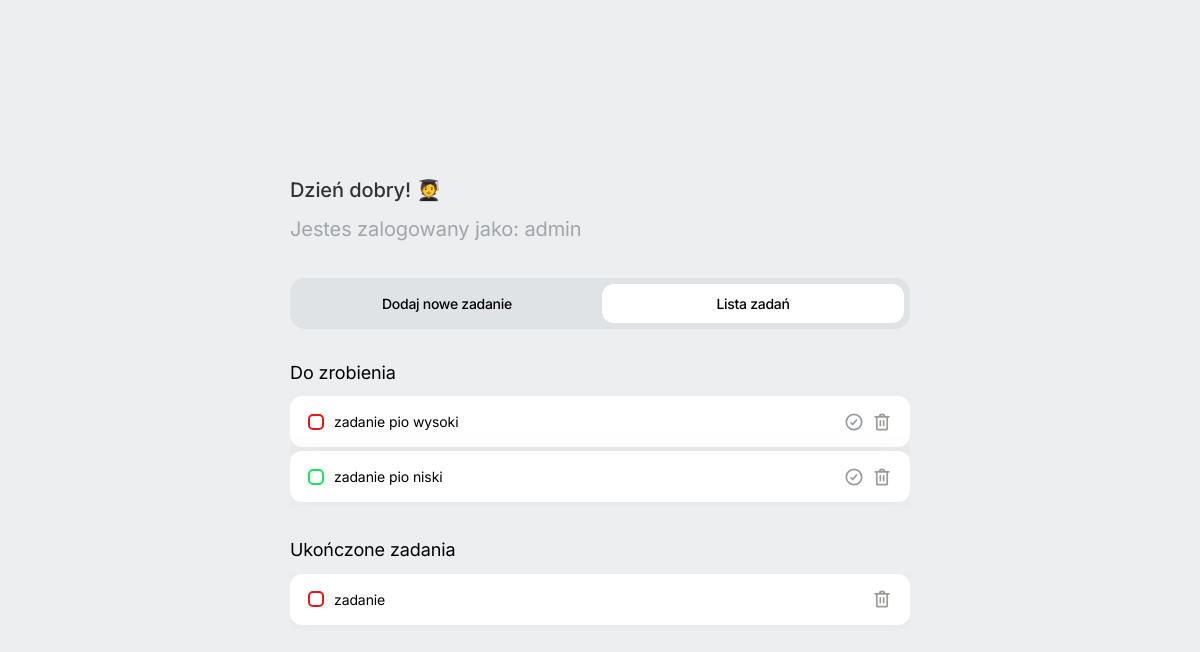
The app's page / (signed in), older data.
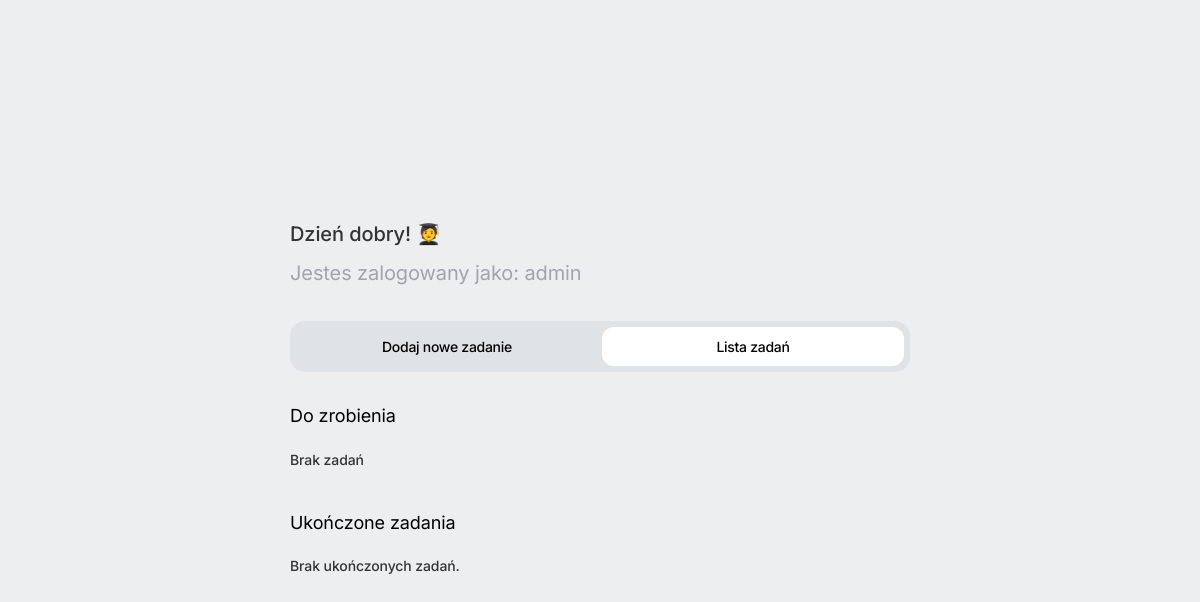
The same page, newer data.
### todo_app/models.py (models this page shows, shortened)
class Task(models.Model):
    title = models.CharField(max_length=255)
    priority = models.ForeignKey(
        Priority, on_delete=models.CASCADE)
    is_completed = models.BooleanField(default=False)
    created_at = models.DateTimeField(auto_now_add=True)

### todo_app/views.py (the view)
# urls.py: path('', task_list, name='task_list'),
@login_required
def task_list(request):
    if not request.user.is_superuser:
        return redirect('login')
    tasks = Task.objects.filter(is_completed=False)
    completed_tasks = Task.objects.filter(is_completed=True)
    return render(request, 'task_list.html', {
        'tasks': tasks,
        'completed_tasks': completed_tasks,
        'user_type': 'admin'
    })

### templates/task_list.html (shortened to what this page needs)
{% extends 'base.html' %}
{% block content %}
<div class="task-container">
    <h2>Dzień dobry! 🧑‍🎓</h2>
    <p>Jestes zalogowany jako: {{user_type}}</p>
    <div class="task-actions">
        <a href="{% url 'task_create' %}" class="button {% if request.path == '/create/' %}active{% endif %}">Dodaj nowe zadanie</a>
        <a href="{% url 'task_list' %}" class="button {% if request.path == '/' %}active{% endif %}">Lista zadań</a>
    </div>
    <h3>Do zrobienia</h3>
    {% if tasks %}
    <ul>
        {% for task in tasks %}
            <li class="task-item">
                <p>
                    {% if task.priority.level == 'Low' %}
                        <svg width="16" height="16" viewBox="0 0 16 16" fill="none" xmlns="http://www.w3.org/2000/svg">
                            <rect x="1" y="1" width="14" height="14" rx="4" fill="white"/>
                            <rect x="1" y="1" width="14" height="14" rx="4" stroke="#16E859" stroke-width="2"/>
                        </svg>
                    {% else %}
                        <svg width="16" height="16" viewBox="0 0 16 16" fill="none" xmlns="http://www.w3.org/2000/svg">
                            <rect x="1" y="1" width="14" height="14" rx="4" fill="white"/>
                            <rect x="1" y="1" width="14" height="14" rx="4" stroke="#E81717" stroke-width="2"/>
                        </svg>
                    {% endif %}
                    {{ task.title }}
                </p>
                <div class="actions">
                    <form method="post" action="{% url 'task_complete' task.id %}" style="display:inline;">
                        <button class="icon-button" type="submit">
                        </button>
                    </form>
                    <form method="post" action="{% url 'task_delete' task.id %}" style="display:inline;">
                        <button class="icon-button" type="submit"></button>
                    </form>
                </div>
            </li>
        {% endfor %}
    </ul>
    {% else %}
    <p class="empty-state">Brak zadań</p>
    {% endif %}
    <h3>Ukończone zadania</h3>
    {% if completed_tasks %}
    <ul>
        {% for task in completed_tasks %}
            <li class="task-item">
                <p>
                    {% if task.priority.level == 'Low' %}
                        <svg width="16" height="16" viewBox="0 0 16 16" fill="none" xmlns="http://www.w3.org/2000/svg">
                            <rect x="1" y="1" width="14" height="14" rx="4" fill="white"/>
                            <rect x="1" y="1" width="14" height="14" rx="4" stroke="#16E859" stroke-width="2"/>
                        </svg>
                    {% else %}
                        <svg width="16" height="16" viewBox="0 0 16 16" fill="none" xmlns="http://www.w3.org/2000/svg">
                            <rect x="1" y="1" width="14" height="14" rx="4" fill="white"/>
                            <rect x="1" y="1" width="14" height="14" rx="4" stroke="#E81717" stroke-width="2"/>
                        </svg>
                    {% endif %}
                    {{ task.title }}
                </p>
                <div class="actions">
                    <form method="post" action="{% url 'task_delete' task.id %}" style="display:inline;">
                        <button class="icon-button" type="submit"></button>
                    </form>
                </div>
            </li>
        {% endfor %}
    </ul>
    {% else %}
        <p class="empty-state">Brak ukończonych zadań.</p>
    {% endif %}
</div>
{% endblock %}

Row changes from the older to the newer data that the page shows:
removed Task: title "zadanie pio wysoki", shown under "Do zrobienia"
removed Task: title "zadanie pio niski", shown under "Do zrobienia"
removed Task: title "zadanie", shown under "Ukończone zadania"
Text that changed along with them:
text now shown: "Brak zadań Brak ukończonych zadań."
